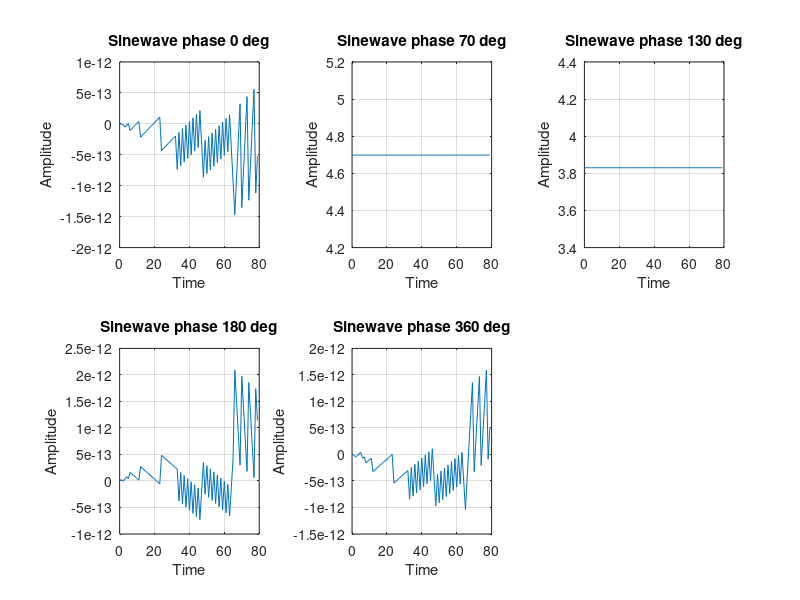

The MATLAB source for this figure:
% clear output
clc;
clear all;
close all;

% set variables for sine waves
a = input('Enter amplitude : ');
f = input('Enter frequency : ');
t = 0:1:79;

% creating output for each wave
fx = a * sin(2 * pi * f * t + 0 * pi / 180);
subplot(2, 3, 1);
plot(t, fx);
title('Sinewave phase 0 deg');
xlabel('Time');
ylabel('Amplitude');
grid on;

fx = a * sin(2 * pi * f * t + 70 * pi / 180);
subplot(2, 3, 2);
plot(t, fx);
title('Sinewave phase 70 deg');
xlabel('Time');
ylabel('Amplitude');
grid on;

fx = a * sin(2 * pi * f * t + 130 * pi / 180);
subplot(2, 3, 3);
plot(t, fx);
title('Sinewave phase 130 deg');
xlabel('Time');
ylabel('Amplitude');
grid on;

fx = a * sin(2 * pi * f * t + 180 * pi / 180);
subplot(2, 3, 4);
plot(t, fx);
title('Sinewave phase 180 deg');
xlabel('Time');
ylabel('Amplitude');
grid on;

fx = a * sin(2 * pi * f * t + 360 * pi / 180);
subplot(2, 3, 5);
plot(t, fx);
title('Sinewave phase 360 deg');
xlabel('Time');
ylabel('Amplitude');
grid on;